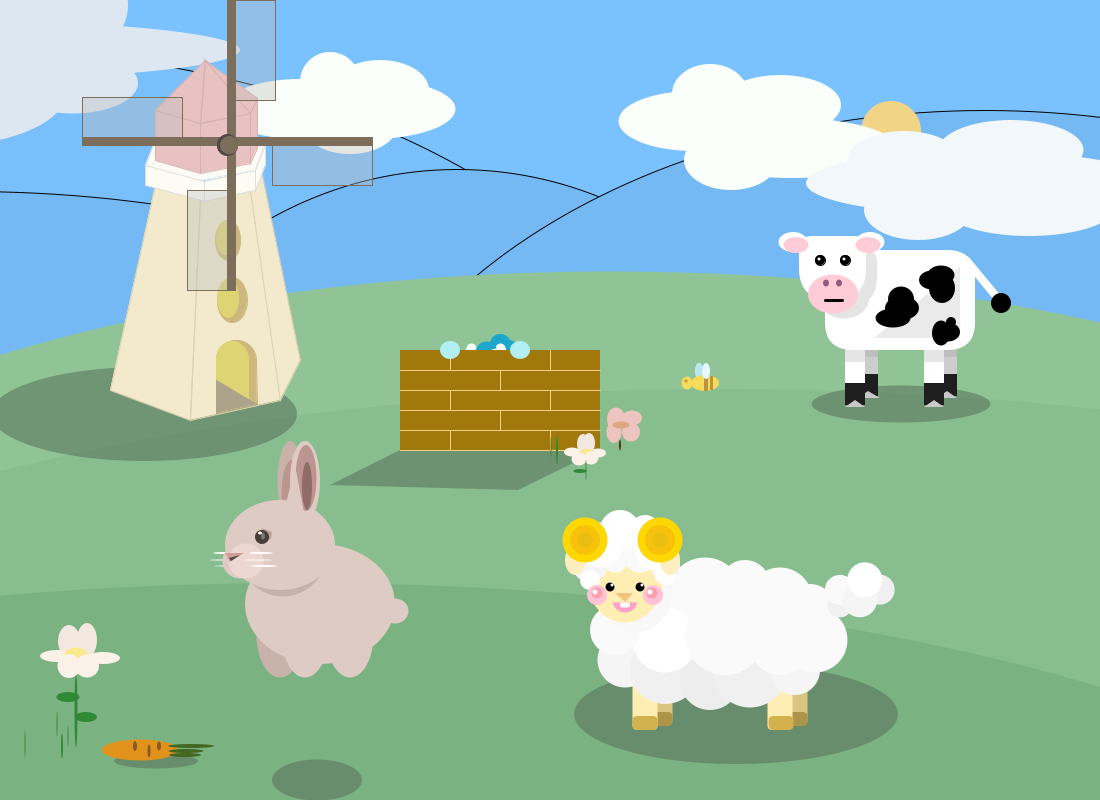
Frame 1 (no input)
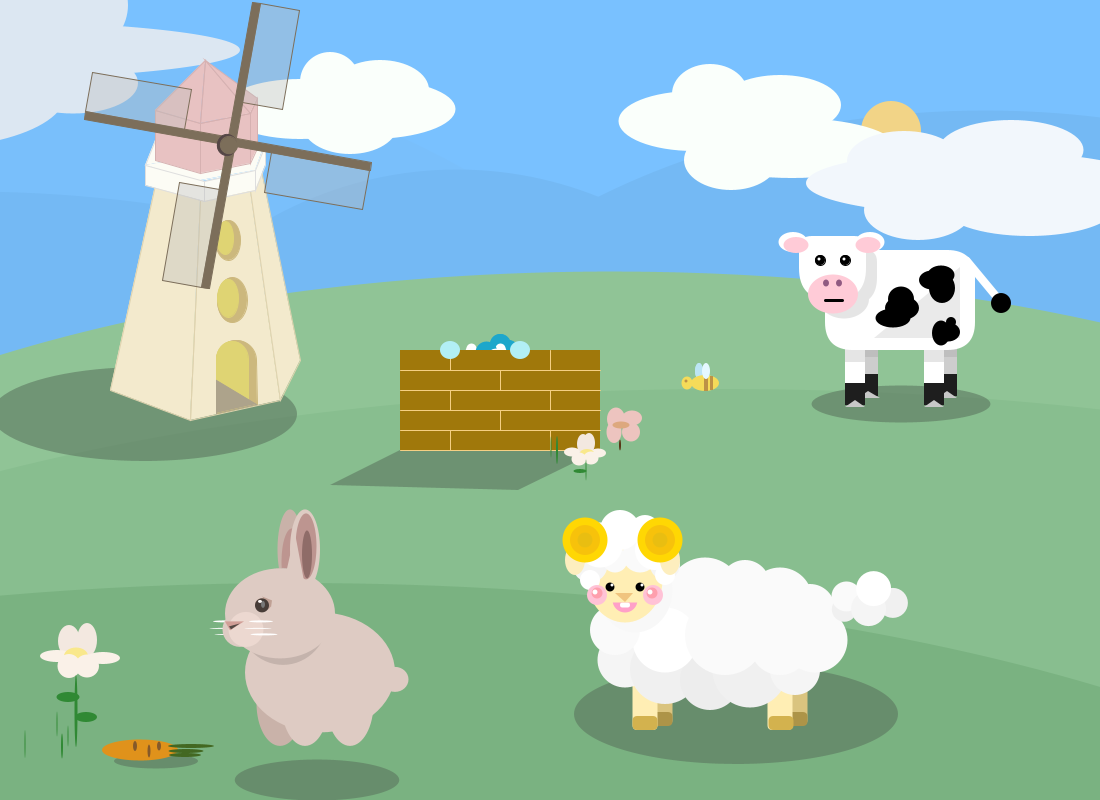
Frame 60 (the mouse pressed at the canvas centre just before this capture)
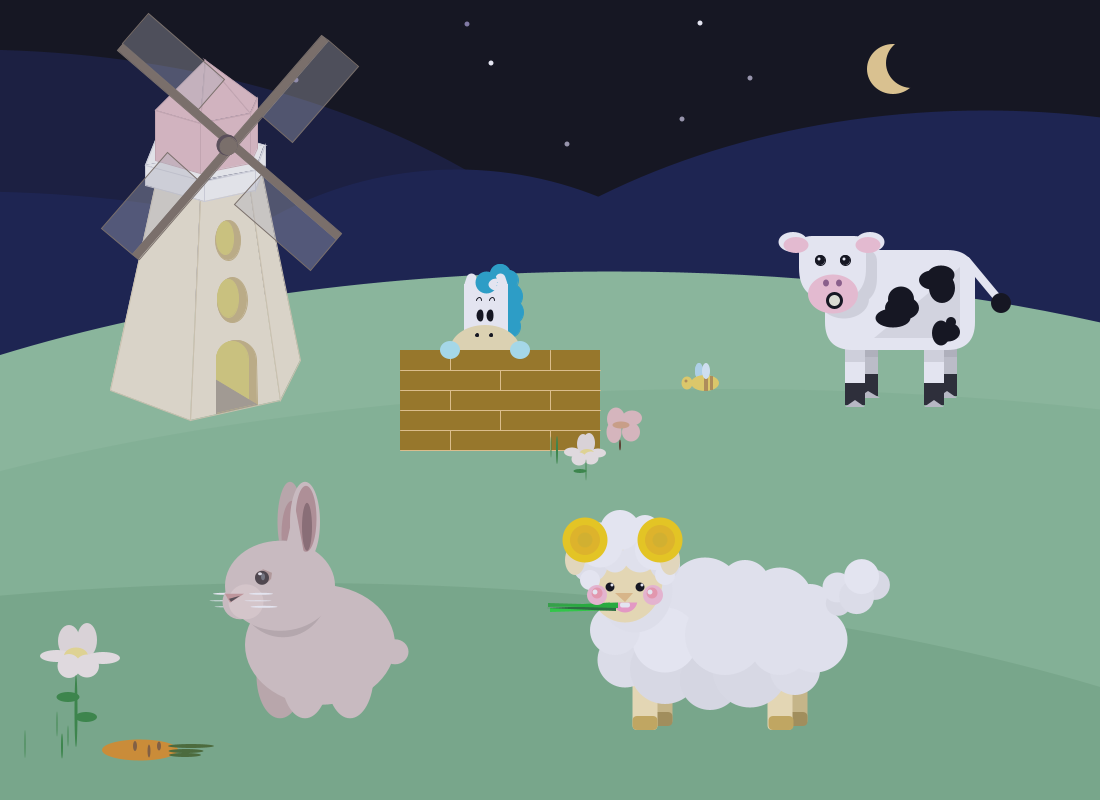
Frame 120 (the mouse held since frame 60 and released just before this capture)

The Processing sketch that drew these frames (run headless with seeded random() and noise(); from frame 60 on, the mouse is pressed at the canvas centre):

// Processing sketch: team
// ── team.pde
int hornSize = 0;
int x = 0;
int y = 0;
float angle = 0;
float aVelocity = 0;
float aAcceleration = 0.0001;
float rabx =300;
float raby =600;
float rabShadowLength = 0;
float speed =0;
float gravity = 0.1;
int gx = 0;
float tx = 0;
float ty = 0;
boolean day = true;

void setup() {
  size(1100, 800);
}

//background
void draw() {
  if (mousePressed)
  {
    background(0);
    fill(#070B27);
    ellipse(-33, 509, 1478, 919);
    fill(#0A113B);
    ellipse(-33, 651, 1587, 919);
    ellipse(457, 629, 832, 919);
    ellipse(985, 570, 1326, 919);
    //grassland0
    noStroke();
    fill(#90C496);
    ellipse(612, 700, 2063, 857);
    fill(#88be8f);
    ellipse(724, 826, 2481, 874);
    fill(#7ab281);
    ellipse(297, 1020, 2481, 874);
    //moon
    fill(#F2D487);
    ellipse(893, 69, 52, 50);
    fill(0);
    ellipse(912, 63, 52, 50);
     //stars
    fill(255, 255, 255);
    ellipse(491, 63, 5, 5);
    ellipse(700, 23, 5, 5);
    fill(#A09CAA);
    ellipse(750, 78, 5, 5);
    ellipse(682, 119, 5, 5);
    ellipse(567, 144, 5, 5);
    fill(#857BA2);
    ellipse(467, 24, 5, 5);
    ellipse(296, 80, 5, 5);
    day = false;
  } else {
    //morning

    background(#79C1FF);
    fill(#79bffb);
    ellipse(-33, 509, 1478, 919);
    fill(#74b9f4);
    ellipse(-33, 651, 1587, 919);
    ellipse(457, 629, 832, 919);
    ellipse(985, 570, 1326, 919);
    //grassland0
    noStroke();
    fill(#90C496);
    ellipse(612, 700, 2063, 857);
    fill(#88be8f);
    ellipse(724, 826, 2481, 874);
    fill(#7ab281);
    ellipse(297, 1020, 2481, 874);
    //sun
    fill(#F2D487);
    ellipse(891, 131, 60, 60);
    //cloud 1
    fill(#FAFFFB);
    ellipse(300, 109, 155, 60);
    ellipse(330, 82, 60, 60);
    ellipse(350, 124, 96, 60);
    ellipse(380, 90, 98, 60);
    ellipse(370, 109, 171, 60);
    //cloud 2
    ellipse(792, 148, 209, 60);
    ellipse(710, 94, 76, 60);
    ellipse(731, 160, 94, 60);
    ellipse(780, 105, 122, 60);
    ellipse(694, 121, 151, 60);
    //cloud 3
    fill(#F2F7FC);
    ellipse(979, 183, 346, 64);
    ellipse(1029, 206, 175, 60);
    ellipse(918, 210, 108, 60);
    ellipse(1011, 150, 145, 60);
    ellipse(904, 161, 114, 60);
    //cloud 4
    fill(#DCE7F2);
    ellipse(-41, 5, 338, 177);
    ellipse(-63, 50, 606, 60);
    ellipse(73, 83, 130, 61);
    ellipse(-73, 94, 277, 108);
    day = true;
  }


  //custom functions
  makeCow(900, 300);
  wind(0, 0);
  shoongshoong(400, 350);
  drawSheep(500, 440);
  minji();
}


void makeCow(int x, int y) {
  pushStyle();
  noStroke();
    
  //shadow
  if (day) {
    fill(#5a745d, 150);
  } else {
    fill(#5a745d, 0);
  }
  ellipse(x+1, y+104, 179, 37);  
  
  //create horns
  stroke(1);
  fill(245, 245, 220);
  triangle(x-90, y-60, x-85, y-60-hornSize, x-80, y-60);
  triangle(x-60, y-60, x-55, y-60-hornSize, x-50, y-60);

  noStroke();
  //make cow legs
  //x + 11 (+7 + 4 +15) y - 9(-6 -3)
  fill(205, 205, 205);
  rect(x-42, y+32, 20, 60);
  fill(30, 30, 30);
  rect(x-42, y+74, 20, 22);
  fill(200);
  triangle(x-42, y+98, x-32, y+91, x-20, y+98);
  fill(190, 190, 190);
  rect(x-42, y+32, 20, 25);
  
  fill(255, 255, 255);
  rect(x-55, y+41, 20, 60);
  fill(30, 30, 30);
  rect(x-55, y+83, 20, 22);
  fill(200);
  triangle(x-55, y+107, x-45, y+100, x-35, y+107);
  fill(229, 229, 229);
  rect(x-55, y+32, 20, 30);
  
  fill(205, 205, 205);
  rect(x+37, y+32, 20, 60);
  fill(30, 30, 30);
  rect(x+37, y+74, 20, 22);
  fill(200);
  triangle(x+37, y+98, x+47, y+91, x+57, y+98);
  fill(190, 190, 190);
  rect(x+37, y+32, 20, 25);

  fill(255, 255, 255);
  rect(x+24, y+41, 20, 60);
  fill(30, 30, 30);
  rect(x+24, y+83, 20, 22);
  fill(200);
  triangle(x+24, y+107, x+34, y+100, x+44, y+107);
  fill(229, 229, 229);
  rect(x+24, y+32, 20, 30);
  
  
  //make cow body
  fill(255, 255, 255);
  rect(x-75, y-50, 150, 100, 28);
  
  //make cow body shadow
  fill(234, 234, 234);
  triangle(x+60, y+-33, x+60, y+38, x+-26, y+38);

  //make cow spots
  fill(0, 0, 0);
  ellipse(x+-45, y-18, 19, 24);
  ellipse(x-52, y+-7, 23, 19);
  ellipse(x-42, y-8, 22, 24);
  ellipse(x+-7, y+18, 35, 19);
  ellipse(x+2, y+8, 34, 24);
  ellipse(x+1, y-1, 26, 25);
  ellipse(x+41, y-25, 27, 19);
  ellipse(x+32, y-20, 26, 19);
  ellipse(x+42, y-12, 26, 30);
  ellipse(x+41, y+33, 18, 25);
  ellipse(x+48, y+32, 24, 19);
  ellipse(x+51, y+22, 10, 10);

  //create cow head & mouse shadow
  fill(229, 229, 229);
  rect(x-90, y-50, 67, 55, 13, 12, 44, 59);
  fill(229, 229, 229);
  ellipse(x+-56, y+-1, 50, 39);

  
  //create cow head & mouse
  fill(255, 255, 255);
  rect(x-101, y-64, 67, 64, 13, 12, 44, 59);
  fill(255, 203, 215);
  ellipse(x+-67, y+-6, 50, 39);
  
  //create cow mouse animation
  stroke(1);
  strokeWeight(3);
  if (mousePressed) {
    fill(245, 245, 220);
    circle(x-66, y, 14);
  } else {
    fill(0, 0, 0);
    line(x-75, y+0, x-58, y+0);
  }

  //create cow eyes
  strokeWeight(1);
  fill(0, 0, 0);
  circle(x+-80, y+-40, 10);
  circle(x+-55, y+-40, 10);
  noStroke();
  fill(255, 255, 255);
  circle(x+-81, y+-41, 3);
  circle(x+-56, y+-41, 3);
  
  //create cow nose
  noStroke();
  fill(144, 90, 129);
  ellipse(x+-74, y+-17, 6, 7);
  ellipse(x+-61, y+-17, 6, 7);
  
  //create cow ears
  fill(255, 255, 255);
  ellipse(x-30, y+-58, 29, 20);
  fill(255, 255, 255);
  ellipse(x-107, y+-58, 29, 20);
  fill(255, 203, 215);
  ellipse(x-32, y+-55, 25, 16);
  fill(255, 203, 215);
  ellipse(x-104, y+-55, 25, 16);
  
  //create cow tail
  stroke(255);
  strokeWeight(8);
  line(x+100, y+1, x+66, y-40);
  noStroke();
  fill(0);
  ellipse(x+101, y+3, 20, 20);

  //increase horn size when mouse is near cow
  stroke(1);
  if (dist(mouseX, mouseY, x, y) < 110) {
    hornSize += 1;
  } else {
    hornSize -= 2;
  }

  hornSize = constrain(hornSize, 0, 15);

  //if horn size is max and mouse pressed create milk
  if (hornSize == 15 && mousePressed) {
    noStroke();
    fill(228, 204, 204);
    rect(x-110, y+40, 20, 20, 5);
     fill(228, 204, 204);
    rect(x-110, y+40, 20, 20, 5);
    fill(255);
    rect(x-115, y+53, 30, 60, 5);
    fill(228);
    rect(x-112, y+57, 24, 52, 5);
    fill(255);
    rect(x-110, y+59, 25, 53, 5);
  }


  popStyle();
}

void wind(int x, int y) {
  pushStyle();

  //shadow
  if (day) {
    fill(#5a745d, 150);
  } else {
    fill(#5a745d, 0);
  }
  ellipse(x+144, y+414, 306, 94);

  //body
  fill(243, 234, 205);
  stroke(222, 210, 174);
  quad(200, 200, 250, 190, 280, 400, 190, 420);
  quad(155, 185, 200, 200, 190, 420, 110, 390);
  quad(250, 190, 260, 165, 300, 360, 280, 400);

  //window
  fill(204, 184, 125);
  stroke(204, 184, 125);
  ellipse(228, 240, 25, 40);
  ellipse(232, 300, 30, 45);
  fill(223, 212, 115);
  stroke(223, 212, 115);
  ellipse(225, 238, 17, 33);
  ellipse(228, 298, 21, 38);

  //door
  fill(204, 184, 125);
  stroke(204, 184, 125);
  ellipse(236, 360, 40, 40);
  quad(216, 360, 256, 360, 257, 404, 217, 413);
  fill(223, 212, 115);
  stroke(223, 212, 115);
  ellipse(232, 359, 32, 36);
  quad(216, 360, 248, 360, 248, 405, 216, 413);
  fill(173, 163, 139);
  stroke(173, 163, 139);
  triangle(216, 413, 216, 380, 256, 404);

  //head
  fill(252, 252, 245);
  stroke(222, 222, 222);
  quad(155, 140, 215, 130, 265, 145, 145, 165);
  stroke(252, 252, 245);
  quad(146, 165, 264, 145, 255, 170, 195, 181);
  stroke(222, 222, 222);
  quad(145, 165, 204, 181, 204, 201, 145, 185);
  quad(204, 181, 255, 170, 255, 190, 204, 201);
  quad(255, 170, 265, 145, 265, 165, 255, 190);

  fill(232, 194, 194);
  stroke(214, 177, 177);
  quad(155, 160, 155, 110, 200, 123, 200, 173);
  quad(200, 173, 200, 123, 250, 113, 250, 163);
  quad(250, 163, 250, 113, 257, 98, 257, 148);
  triangle(200, 123, 205, 60, 250, 113);
  triangle(155, 110, 205, 60, 200, 123);
  triangle(250, 113, 205, 60, 257, 98);

  //wing
  pushMatrix();
  translate(227, 145);
  rotate(angle);

  fill(124, 110, 90);
  stroke(124, 110, 90);
  rect(0, -145, 8, 290);
  rect(-145, -8, 290, 8);

  fill(188, 188, 188, 95);
  quad(-145, -8, -145, -48, -45, -48, -45, -8);
  quad(8, -145, 48, -145, 48, -45, 8, -45);
  quad(145, 0, 145, 40, 45, 40, 45, 0);
  quad(0, 145, -40, 145, -40, 45, 0, 45);

  aVelocity = aVelocity + aAcceleration;

  angle = angle + aVelocity;

  if (angle > 30) {
    aVelocity = aVelocity - aAcceleration;
  }

  fill(85, 70, 70);
  stroke(85, 70, 70);
  ellipse(0, 0, 20, 21);
  fill(124, 110, 90);
  stroke(124, 110, 90);
  circle(2, 0, 17);
  popMatrix();

  popStyle();
}

void shoongshoong(int a, int b) {

  pushStyle();

  int x=a;
  int y=b+70;
  if (mouseX<a+200 && mouseX>a && mouseY>b && mouseY<b+90) {
    y-=70;
  }

  //shadow
  if (day) {
    fill(#5a745d, 150);
  } else {
    fill(#5a745d, 0);
  }
  quad(a, b+100, a-70, b+135, a+118, b+140, a+200, b+100);

  //hair
  stroke(#1DA7CB);
  fill(#1DA7CB);
  ellipse(x+100, y-76, 20, 20);
  ellipse(x+108, y-70, 20, 20);
  ellipse(x+110, y-54, 25, 25);
  ellipse(x+111, y-38, 25, 25);
  ellipse(x+109, y-24, 23, 23);

  //ear
  strokeWeight(10);
  strokeJoin(ROUND);
  stroke(255);
  triangle(x+69, y-66, x+73, y-66, x+71, y-72);
  triangle(x+102, y-66, x+98, y-66, x+100, y-72);

  //face
  noStroke();
  fill(255);
  rect(x+64, y-66, 44, 65);
  fill(#F5E7B2);
  ellipse(x+85, y, 70, 50);

  //hair
  stroke(#1DA7CB);
  fill(#1DA7CB);
  ellipse(x+86, y-68, 12, 12);
  stroke(255);
  fill(255);
  ellipse(x+97, y-66, 8, 2);

  //eyes
  fill(0);
  stroke(0);
  strokeWeight(2);
  ellipse(x+80, y-35, 5, 10);
  ellipse(x+90, y-35, 5, 10);

  //eyebrows
  stroke(0);
  strokeWeight(1);
  noFill();
  arc(x+79, y-50, 5, 5, PI, TWO_PI);
  arc(x+92, y-50, 5, 5, PI, TWO_PI);

  //nose
  fill(0);
  ellipse(x+77, y-15, 3, 3);
  ellipse(x+91, y-15, 3, 3);

  //wall
  noStroke();
  fill(#A0780B);
  rect(a, b, 200, 100);
  stroke(#F5CF83);
  strokeWeight(1);
  line(a, b+20, a+200, b+20);
  line(a, b+40, a+200, b+40);
  line(a, b+60, a+200, b+60);
  line(a, b+80, a+200, b+80);
  line(a, b+100, a+200, b+100);
  line(a+50, b, a+50, b+20);
  line(a+150, b, a+150, b+20);
  line(a+100, b+20, a+100, b+40);
  line(a+50, b+40, a+50, b+60);
  line(a+150, b+40, a+150, b+60);
  line(a+100, b+60, a+100, b+80);
  line(a+50, b+80, a+50, b+100);
  line(a+150, b+80, a+150, b+100);
  //hands
  fill(#B2EFF5);
  noStroke();
  ellipse(a+50, b, 20, 18);
  ellipse(a+120, b, 20, 18);


  popStyle();
}

void drawSheep(int x, int y) {
  pushStyle();
  rectMode(CENTER);
  noStroke();

  //shadow
  if (day) {
    fill(#5a745d, 150);
  } else {
    fill(#5a745d, 0);
  }
  ellipse(x+236, y+274, 324, 100);


  //legs_fore
  fill(218, 196, 127);
  rect(x+160, y+255, 25, 60, 5);
  fill(173, 148, 72);
  rect(x+160, y+279, 25, 14, 5);
  fill(255, 238, 180);
  rect(x+145, y+260, 25, 60, 5);
  fill(211, 178, 78);
  rect(x+145, y+283, 25, 14, 5);

  //legs_hind
  fill(218, 196, 127);
  rect(x+295, y+255, 25, 60, 5);
  fill(173, 148, 72);
  rect(x+295, y+279, 25, 14, 5);
  fill(255, 238, 180);
  rect(x+280, y+260, 25, 60, 5);
  fill(211, 178, 78);
  rect(x+281, y+283, 25, 14, 5);


  //body_top
  fill(255);
  ellipse(x+125, y+170, 50, 50);
  fill(255);
  ellipse(x+160, y+160, 60, 60);
  fill(250);
  ellipse(x+205, y+155, 75, 75);
  ellipse(x+245, y+145, 50, 50);
  fill(250);
  ellipse(x+280, y+160, 65, 65);
  ellipse(x+310, y+169, 50, 50);

  //body_bottom
  fill(245);
  ellipse(x+125, y+220, 55, 55);
  fill(240);
  ellipse(x+165, y+229, 70, 70);
  fill(237);
  ellipse(x+210, y+240, 60, 60);
  fill(240);
  ellipse(x+250, y+230, 75, 75);
  fill(245);
  ellipse(x+295, y+230, 50, 50);
  fill(250);
  ellipse(x+315, y+200, 65, 65);

  //body_middle
  fill(255);
  ellipse(x+165, y+200, 65, 65);
  fill(250);
  ellipse(x+225, y+195, 80, 80);
  ellipse(x+280, y+205, 60, 60);
  fill(250);
  ellipse(x+115, y+190, 50, 50);

  //tail
  if (tx > -5 && ty > -5) {
    tx = tx - 0.1;
    ty = ty - 0.1;
  } else {
    tx = tx * -1;
    ty = ty * -1;
  }

  fill(240);
  ellipse(x+340+tx, y+165+ty, 25, 25);
  fill(250);
  ellipse(x+340+tx*1.5, y+150+ty*1.5, 30, 30);
  fill(240);
  ellipse(x+380+tx*3, y+150+ty*3, 30, 30);
  fill(245);
  ellipse(x+360+tx*2, y+160+ty*2, 35, 35);
  fill(255);
  ellipse(x+365+tx*2, y+140+ty*2, 35, 35);


  //face_center
  fill(248);
  ellipse(x+135, y+150, 75, 85);
  fill(255, 238, 180);
  ellipse(x+125, y+140, 75, 85);

  //face_top
  fill(245);
  ellipse(x+90, y+125, 35, 35);

  fill(250);
  ellipse(x+115, y+120, 25, 25);
  fill(250);
  ellipse(x+140, y+115, 35, 35);
  fill(245);
  ellipse(x+165, y+125, 30, 30);
  fill(255);
  ellipse(x+100, y+105, 45, 45);
  ellipse(x+120, y+90, 40, 40);
  ellipse(x+145, y+90, 30, 30);
  ellipse(x+155, y+110, 40, 40);
  fill(255);
  ellipse(x+90, y+140, 20, 20);
  fill(255);
  ellipse(x+165, y+135, 20, 20);


  //mouse
  fill(255, 160, 200);
  ellipse(x+125, y+160, 25, 25);

  //grass
  if (mousePressed) {
    gx += 1;
    if (gx > 50) {
      gx = gx*-1;
    }


    fill(34, 218, 47);
    triangle(x+92+gx, y+172, x+92+gx, y+168, x+160+gx, y+170);
    fill(42, 169, 51);
    triangle(x+90+gx, y+167, x+90+gx, y+163, x+160+gx, y+165);
    fill(29, 108, 38);
    triangle(x+88+gx, y+168, x+158+gx, y+165, x+158+gx, y+171);
    fill(24, 183, 36);
    triangle(x+90+gx, y+166, x+160+gx, y+162, x+160+gx, y+168);
  }


  //tooth
  fill(255);
  rect(x+125, y+165, 10, 5, 5);
  fill(255, 238, 180);
  rect(x+125, y+150, 30, 25);

  //nose
  fill(240, 196, 127);
  triangle(x+115, y+153, x+125, y+162, x+133, y+153);


  //eyes
  fill(0);
  ellipse(x+110, y+147, 9, 9);
  ellipse(x+140, y+147, 9, 9);
  fill(255);
  ellipse(x+112, y+145, 3, 3);
  ellipse(x+142, y+145, 3, 3);

  //ears
  fill(253, 238, 190);
  ellipse(x+75, y+120, 20, 30);
  ellipse(x+170, y+120, 20, 30);

  fill(255, 215, 3);
  ellipse(x+85, y+100, 45, 45);
  ellipse(x+160, y+100, 45, 45);
  fill(247, 194, 11);
  ellipse(x+85, y+100, 30, 30);
  ellipse(x+160, y+100, 30, 30);
  fill(233, 190, 17);
  ellipse(x+85, y+100, 15, 15);
  ellipse(x+160, y+100, 15, 15);


  //cheek
  fill(255, 194, 214);
  ellipse(x+97, y+155, 20, 20);
  ellipse(x+153, y+155, 20, 20);
  fill(255, 221, 233);
  ellipse(x+95, y+152, 7, 7);
  ellipse(x+150, y+152, 7, 7);
  fill(254, 159, 173);
  ellipse(x+97, y+153, 11, 11);
  ellipse(x+152, y+153, 11, 11);
  fill(255);
  ellipse(x+95, y+152, 5, 5);
  ellipse(x+150, y+152, 5, 5);


  popStyle();
}

void minji() {
  pushStyle();
  noStroke();

  //shadow
  if (day) {
    fill(#5a745d, 150);
  } else {
    fill(#5a745d, 0);
  }
  ellipse(x+317, y+780, 90+rabShadowLength, 41);
  ellipse(x+156, y+761, 84, 15);
  //breadl
  fill(255);
  ellipse(rabx+-75, raby+-47, 24, 2);
  ellipse(rabx+-77, raby+-40, 27, 1);
  ellipse(rabx+-72, raby+-34, 27, 1);
  //ears
  fill(201, 178, 169);
  ellipse(rabx-10, raby-119, 25, 80);
  triangle(rabx+-20, raby+-87, rabx+-11, raby+-135, rabx+5, raby+-82);
  fill(189, 149, 144);
  ellipse(rabx+-8, raby-107, 21, 66);
  fill(222, 203, 195);
  ellipse(rabx+5, raby-119, 30, 80);
  //legback
  fill(201, 178, 169);
  ellipse(rabx-20, raby+35, 47, 85);
  //body
  fill(222, 203, 195);
  ellipse(rabx+20, raby+4, 150, 120);
  //bodyshadow
  fill(196, 179, 172);
  ellipse(rabx+-17, raby-52, 91, 97);
  //face
  fill(222, 203, 195);
  ellipse(rabx+-20, raby-55, 110, 90);
  ellipse(rabx+-60, raby-39, 35, 35);
  fill(236, 216, 208);
  ellipse(rabx+-54, raby-39, 35, 35);
  //earssmall
  fill(189, 149, 144);
  ellipse(rabx+6, raby-122, 21, 66);
  fill(222, 203, 195);
  triangle(rabx+-15, raby+-91, rabx+-5, raby+-135, rabx+5, raby+-82);
  fill(143, 108, 104);
  ellipse(rabx+7, raby-114, 10, 48);

  //eyes
  fill(#BFA094);
  ellipse(rabx-37,raby-64,16,13);
  triangle(rabx+-38,raby+-72,rabx+-29, raby+-61,rabx+-28,raby+-68);
  fill(#483D38);
  ellipse(rabx+-38,raby+-63,14,14);
  fill(120);
  ellipse(rabx+-37,raby+-64,4,7);
  fill(#FCF7F5);
  ellipse(rabx-40,raby-67,4,3);
  
  //legs
  fill(222, 203, 195);
  ellipse(rabx+5, raby+35, 47, 85);
  ellipse(rabx+50, raby+35, 47, 85);
  //nose
  fill(209, 158, 150);
  triangle(rabx-75, raby-47, rabx+-56, raby-47, rabx+-70, raby-38);
  //noseshadow
  fill(84, 72, 67);
  triangle(rabx+-69, raby+-39, rabx+-60, raby+-45, rabx+-71, raby+-42);
  //tail
  fill(222, 203, 195);
  ellipse(rabx+95, raby+11, 27, 25);
  //breadr
  fill(255);
  ellipse(rabx+-39, raby+-47, 24, 2);
  ellipse(rabx+-42, raby+-40, 27, 1);
  ellipse(rabx-36, raby+-34, 27, 2);
  //bouncing
  raby = raby + speed;
  speed = speed + gravity;
  if (raby > height-84) {
    speed = speed * -0.9;
    raby=height-92;
  }
  rabShadowLength += speed;
  if (raby > height-84) {
    rabShadowLength *= -0.9;
  }
  
  rabShadowLength = constrain(rabShadowLength, 0, 140);
  //carrot
  fill(#E0921B);
  ellipse(x+140, y+750, 76, 21);
  fill(#436822);
  ellipse(x+186, y+751, 35, 4);
  ellipse(x+185, y+755, 32, 4);
  ellipse(x+191, y+746, 46, 4);
  fill(#855929);
  ellipse(x+149, y+751, 3, 13);
  ellipse(x+159, y+746, 4, 9);
  ellipse(x+135, y+746, 4, 10);
  
  //flowerfront
  fill(#f3e8e0);
  ellipse(x+87, y+640, 20, 34);
  ellipse(x+69, y+641, 22, 32);
  fill(#FAF1E8);
  ellipse(x+103, y+658, 34, 12);
  ellipse(x+57, y+656, 34, 12);
  fill(#f9e88c);
  ellipse(x+76, y+656, 24, 17);
  fill(#FAF1E8);
  ellipse(x+87, y+666, 24, 23);
  ellipse(x+69, y+666, 23, 24);
  fill(#308934);
  ellipse(x+76, y+711, 3, 72);
  ellipse(x+68, y+697, 23, 10);
  ellipse(x+86, y+717, 22, 10);
  
  //flowerback
  fill(#f3e8e0);
  ellipse(x+589, y+443, 12, 20);
  ellipse(x+583, y+444, 12, 20);
  fill(#FAF1E8);
  ellipse(x+598, y+453, 16, 9);
  ellipse(x+572, y+452, 16, 9);
  fill(#f9e88c);
  ellipse(x+587, y+453, 14, 8);
  fill(#FAF1E8);
  ellipse(x+591, y+458, 15, 13);
  ellipse(x+579, y+459, 15, 13);
  fill(#308934);
  ellipse(x+586, y+470, 1, 21);
  ellipse(x+580, y+471, 13, 4);
  
  //flower2
  fill(#573313);
  ellipse(x+620,y+445,2,11);
  fill(#EDC4BF);
  ellipse(x+616,y+419,18,23);
  ellipse(x+632,y+418,20,15);
  ellipse(x+631,y+432,18,19);
  ellipse(x+614,y+432,15,22);
  fill(#dda87e);
  ellipse(x+621,y+425,-17,7);
  
  //grawadd
  fill(#308934);
  ellipse(x+557, y+450, 2, 28);
  ellipse(x+551, y+447, 1, 21);
  ellipse(x+25, y+744, 1, 28);
  ellipse(x+68, y+736, 1, 21);
  ellipse(x+62, y+746, 2, 25);
  ellipse(x+57, y+724, 1, 25);
  popStyle();
  
  //bee
  fill(#bce5f4);
  ellipse(x+699, y+371, 8, 16);
  fill(#bce5f4);
  ellipse(x+699, y+371, 8, 16);
  fill(#F5DB59);
  ellipse(x+705, y+383, 28, 16);
  ellipse(x+687, y+383, 11, 13);
  fill(#bd9246);
  rect(x+704, y+376, 4, 15);
  rect(x+710, y+376, 3, 14);
  fill(#E5F8FF);
  ellipse(x+706, y+371, 8, 16);
  fill(#bd9246);
  ellipse(x+686, y+381, 3, 3);
  
  //change color tone
  if (day){
    fill(5, 0);
    rect(0, 0, 1100, 800);
  } else {
    fill(#6F73B4, 50);
    rect(0, 0, 1100, 800);
  }
}
